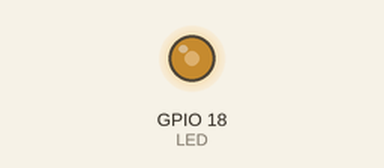
Recording of a program running on a simulated Raspberry Pi (BCM pin numbers). Shown: output pins drawn as LEDs (lit = HIGH).

Above: at 0.1 s.
Timing chart, 0 to 1.6 s (numbered marks = the images above):
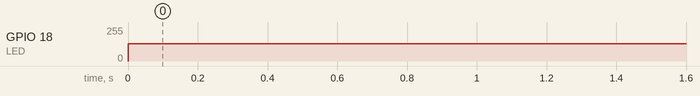

Measured:
- by itself, GPIO 18 (LED): 0/255 → 128/255 at 0.00 s

The program:

ledtest1.py
```python
import RPi.GPIO as GPIO

LED = 18

GPIO.setmode(GPIO.BCM)
GPIO.setwarnings(False)
GPIO.setup(LED, GPIO.OUT)

pwm = GPIO.PWM(LED, 100)

pwm.start(0)

try :
    while True :
        pwm.ChangeDutyCycle(50)
except :
    pwm.stop()
    GPIO.cleanup()
```
